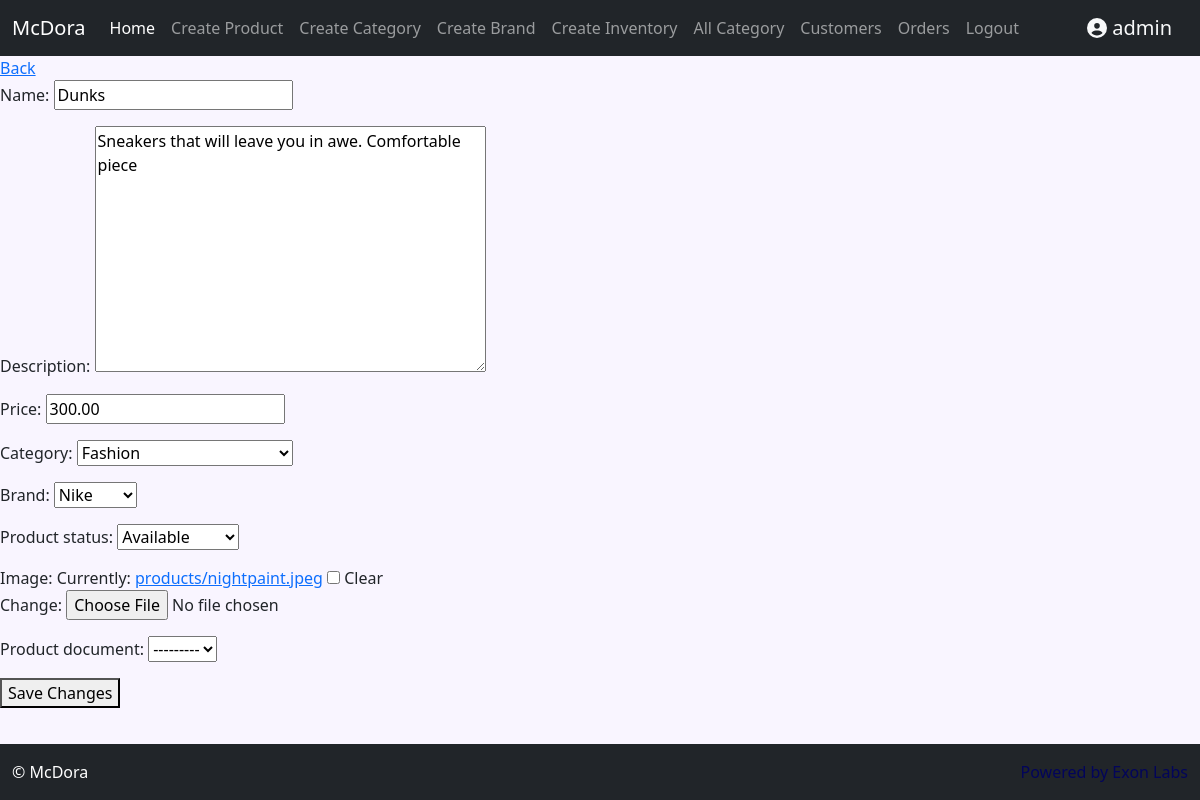
The app's page /edit/1/ (signed in) with its own data.
### store/models.py (models this page shows, shortened)
class Product(models.Model):
    name = models.CharField(max_length=100, null=True)
    description = models.TextField(null=True)
    category = models.ForeignKey(Category, on_delete=models.SET_NULL, related_name='products', null=True)
    brand = models.ForeignKey(Brand, on_delete=models.SET_NULL, related_name='products', null=True)
    product_status = models.ForeignKey(ProductStatus, on_delete=models.SET_NULL, null=True)
    image = models.ImageField(upload_to= 'products/', null=True, blank=True)
    product_document = models.ForeignKey(ProductDocument, on_delete=models.SET_NULL, null=True, blank=True)
    price = models.DecimalField(max_digits=10, decimal_places=2, null=True)
    date_created = models.DateTimeField(auto_now_add=True, null=True)
    creator = models.ForeignKey(User, on_delete=models.SET_NULL, null=True)

class Category(models.Model):
    name = models.CharField(max_length=100, null=True)
    date_created = models.DateTimeField(auto_now_add=True, null=True)
    def __str__(self):
        return f"{self.name}"

### store/views.py (the view)
# urls.py: path('edit/<int:id>/', views.edit_product, name='edit_product'),
@login_required(login_url="login")
def edit_product(request, id):
    product = Product.objects.get(id=id)
    if not (request.user.is_superuser or product.creator == request.user):
        messages.error(request, 'You are not authorized to edit this product.')
        return redirect('home')
    if request.method == 'POST':
        form = ProductForm(request.POST, instance=product)
        if form.is_valid():
            form.save()
            return redirect('product_detail', id=product.id)
    else:
        form = ProductForm(instance=product)
    context = {'product': product, 'form': form}
    return render(request, 'edit_product.html', context)

### store/forms.py
class ProductForm(forms.ModelForm):
    class Meta:
        model = Product
        fields = ['name', 'description', 'price', 'category', 'brand', 'product_status', 'image', 'product_document']

### store/models.py (called while the page is built)
    def __str__(self):
        return f'{self.name}'

    def __str__(self):
        return self.status

### store/templates/edit_product.html (shortened to what this page needs)
{% extends 'base.html' %}
{% block content %}
<a href="{% url 'product_detail' id=product.id %}">Back</a>
<form method="POST">
    {{ form.as_p }}
    <button type="submit">Save Changes</button>
</form>
{% endblock content %}

### store/templates/base.html (shortened to what this page needs)
{% load static%}
{% load widget_tweaks %}
<!doctype html>
<link rel="stylesheet" type="text/css" href="{%  static '/css/sweetalert2.min.css' %}">
<link rel="stylesheet" type="text/css" href="{% static '/css/bootstrap.min.css' %}">
<link rel="stylesheet" type="text/css" href="{% static '/css/all.min.css' %}">
<html lang="en">
  <head>
  </head>
  <body style="background-color: #F9F5FF;">
    <nav class="navbar navbar-expand-lg navbar-dark bg-dark">
  <div class="container-fluid">
    <a class="navbar-brand" href="{% url 'home' %}">McDora</a>
    <div class="collapse navbar-collapse" id="navbarSupportedContent">
      <ul class="navbar-nav me-auto mb-2 mb-lg-0">
        <li class="nav-item">
          <a class="nav-link active" aria-current="page" href="{% url 'home' %}">Home</a>
        </li>
        {% if request.user.is_authenticated %}
        {% if request.user.is_superuser or request.user.customer.user_type == 'seller' %}
        <li class="nav-item">
          <a class="nav-link" href="{% url 'create_product' %}">Create Product</a>
        </li>
        <li class="nav-item">
          <a class="nav-link" href="{% url 'create_category' %}">Create Category</a>
        </li>
        <li class="nav-item">
          <a class="nav-link" href="{% url 'create_brand' %}">Create Brand</a>
        </li>
        <li class="nav-item">
          <a class="nav-link" href="{% url 'create_inventory' %}">Create Inventory</a>
        </li>
        {% endif %}
        {% endif %}
        <li class="nav-item">
          <a class="nav-link" href="{% url 'all_category' %}">All Category</a>
        </li>
        {% if  request.user.is_superuser  %}
        <li class="nav-item">
          <a class="nav-link" href="{% url 'all_customer' %}">Customers</a>
        </li>
        <li class="nav-item">
          <a class="nav-link" href="{% url 'orders' %}">Orders</a>
        </li>
        {% endif %}
        {% if user.is_authenticated %}
        <li class="nav-item">
          <a class="nav-link" href="{% url 'logout' %}">Logout</a>
        </li>
        {% else %}
        <li class="nav-item">
          <a class="nav-link" href="{% url 'login' %}">Login</a>
        </li>
        {% endif %}
      </ul>
  {% if user.is_authenticated and customer %}
  <a class="navbar-brand text-light font-weight-bold" href="{% url 'customer_detail' id=customer.id %}">
    <i class="fas fa-user-circle"></i> {{ user.username }}
  </a>
  {% elif user.is_authenticated%}
  <a class="navbar-brand text-light font-weight-bold" href="{% url 'account_detail'%}">
    <i class="fas fa-user-circle"></i> {{ user.username }}
  </a>
{% else %}
  <a class="navbar-brand text-light font-weight-bold" href="{% url 'login' %}">
    <i class="fas fa-user-circle"></i> Guest
  </a>
{% endif %}
    </div>
  </div>
</nav>
    {% block content %}
    {% endblock %}
  </body>
<footer class="footer fixed-bottom py-3 bg-dark text-white">
  <div class="container-fluid">
    <div class="row">
      <div class="col-md-6 text-md-start">
        <p class="mb-0">&copy; {{ currentYear }} McDora</p>
      </div>
      <div class="col-md-6 text-md-end">
        <p class="mb-0" style="color: #03055B;">Powered by Exon Labs</p>
      </div>
    </div>
  </div>
</footer>
</html>

### records on screen
Product: name "Dunks", description "Sneakers that will leave you in awe. Comfortable piece", price "300.00", category "Fashion", brand "Nike", product_status "Available", product_document "---------"

### other values on screen
{{ user.username }} "admin"
